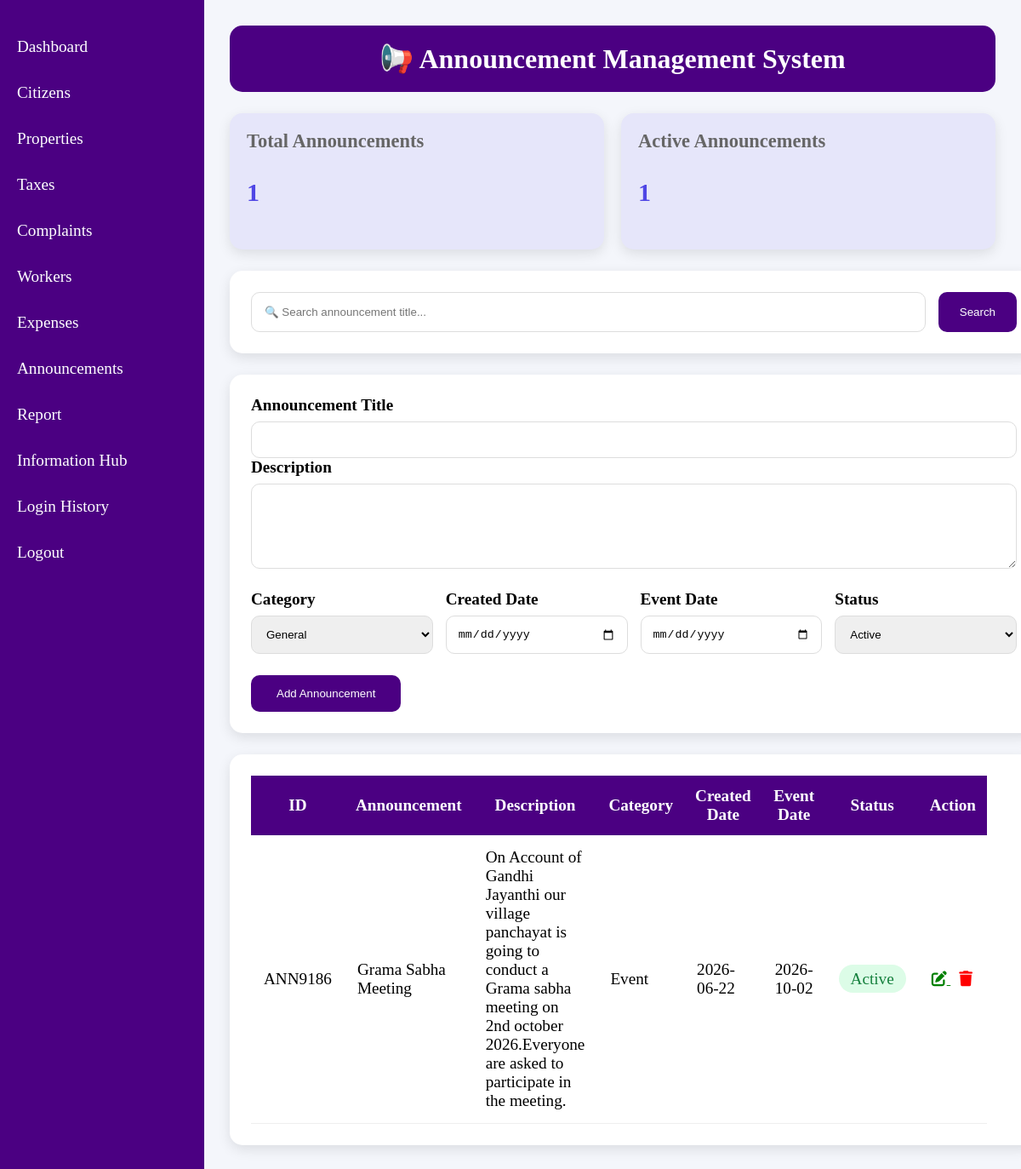
The page /admin/announcements.php (signed in) on the database its author committed.
### tables this page shows
CREATE TABLE `announcements` (
  `id` varchar(20) NOT NULL,
  `title` varchar(200) NOT NULL,
  `description` text DEFAULT NULL,
  `category` varchar(50) NOT NULL,
  `date` date NOT NULL,
  `status` varchar(20) NOT NULL,
  `event_date` date DEFAULT NULL
);

### admin/announcements.php (the view, shortened to what this page needs)
<?php
include("php/db.php");
$edit = null;
$query = "SELECT * FROM announcements WHERE 1=1";
$result = mysqli_query($conn,$query);
$total = mysqli_num_rows(mysqli_query($conn,"SELECT * FROM announcements"));
$active = mysqli_num_rows(mysqli_query($conn,"SELECT * FROM announcements WHERE status='Active'"));
?>
<!DOCTYPE html>
<html>
<head>
<link rel="stylesheet" href="https://cdnjs.cloudflare.com/ajax/libs/font-awesome/6.5.0/css/all.min.css">
</head>
<body>
<div class="sidebar">
    <ul>
    <li><a href="dashboard.php">Dashboard</a></li>
    <li><a href="citizens.php">Citizens</a></li>
    <li><a href="properties.php">Properties</a></li>
    <li><a href="taxes.php">Taxes</a></li>
    <li><a href="complaints.php">Complaints</a></li>
    <li><a href="workers.php">Workers</a></li>
    <li><a href="expenses.php">Expenses</a></li>
    <li><a href="announcements.php">Announcements</a></li>
    <li><a href="reports.php">Report</a></li>
    <li><a href="village_hub/village_dashboard.php">Information Hub</a></li>
    <li><a href="login_history.php">Login History</a></li>
    <li><a href="php/logout.php"> Logout </a><li>
    </ul>
</div>
<div class="main">
<div class="container">
    <div class="heading">
        📢 Announcement Management System
    </div>
    <div class="stats">
        <div class="card">
            <h3>Total Announcements</h3>
            <p><?= $total ?></p>
        </div>
        <div class="card">
            <h3>Active Announcements</h3>
            <p><?= $active ?></p>
        </div>
    </div>
    <div class="section">
        <form method="GET" class="search-bar">
            <input type="text" name="search"
                   placeholder="🔍 Search announcement title...">
            <button type="submit">
                Search
            </button>
        </form>
    </div>
    <div class="section form-box">
        <form method="POST">
            <div class="input-group">
                <label>Announcement Title</label>
                <input type="text"
                       name="title"
                       value="<?= $edit['title'] ?? '' ?>"
                       required>
            </div>
            <div class="input-group">
                <label>Description</label>
                <textarea name="description"><?= $edit['description'] ?? '' ?></textarea>
            </div>
            <div class="row">
                <div class="input-group">
                    <label>Category</label>
                    <select name="category">
                        <option>General</option>
                    </select>
                </div>
                <div class="input-group">
                    <label>Created Date</label>
                    <input type="date"
                           name="date"
                           value="<?= $edit['date'] ?? '' ?>"
                           required>
                </div>
                <div class="input-group">
                    <label>Event Date</label>
                    <input type="date"
                           name="event_date"
                           value="<?= $edit['event_date'] ?? '' ?>"
                           required>
                </div>
                <div class="input-group">
                    <label>Status</label>
                    <select name="status">
                        <option>Active</option>
                    </select>
                </div>
            </div>
            <div class="btn-area">
                <?php if($edit){ ?>
                    <button class="main-btn" name="update">
                        Update Announcement
                    </button>
                <?php } else { ?>
                    <button class="main-btn" name="add">
                        Add Announcement
                    </button>
                <?php } ?>
            </div>
        </form>
    </div>
    <div class="section">
        <table>
            <thead>
            <tr>
                <th>ID</th>
                <th>Announcement</th>
                <th>Description</th>
                <th>Category</th>
                <th>Created Date</th>
                <th>Event Date</th>
                <th>Status</th>
                <th>Action</th>
            </tr>
            </thead>
            <tbody>
            <?php while($row=mysqli_fetch_assoc($result)){ ?>
            <tr>
                <td><?= $row['id'] ?></td>
                <td><?= $row['title'] ?></td>
                <td><?= $row['description'] ?></td>
                <td><?= $row['category'] ?></td>
                <td><?= $row['date'] ?></td>
                <td><?= $row['event_date'] ?></td>
                <td>
                    <span class="status">
                        <?= $row['status'] ?>
                    </span>
                </td>
                <td>
                    <a href="?edit=<?= $row['id'] ?>"
                       class="edit-btn">
                        <i class="fas fa-edit"></i>
                    </a>
                    <a href="?delete=<?= $row['id'] ?>"
                       class="delete-btn"
                       onclick="return confirm('Delete?');">
                        <i class="fas fa-trash"></i>
                    </a>
                </td>
            </tr>
            <?php } ?>
            </tbody>
        </table>
    </div>
</div>
</body>
</html>

### admin/announcements.php (style rules this page uses)
body { background:#f4f6fb; font-family:'Playfair Display',serif; margin:0; padding:0; font-size: larger; }
.sidebar { width: 240px; height: 100%; background: indigo; color: white; padding-top: 15px; position: fixed; overflow-y:auto; }
.sidebar ul { list-style: none; padding: 0; }
.sidebar ul li { margin: 12px 0; }
.sidebar ul li a { padding: 10px 20px; display: block; color: white; text-decoration: none; }
.container { max-width:1400px; margin-left:240px; padding:30px; }
.heading { background:indigo; color:white; text-align:center; padding:20px; border-radius:15px; font-size:32px; font-weight:bold; margin-bottom:25px; }
.stats { display:flex; gap:20px; margin-bottom:25px; }
.card { background:lavender; flex:1; padding:20px; border-radius:15px; box-shadow:0 5px 15px rgba(0,0,0,.1); }
.card h3 { margin:0; color:#666; }
.card p { font-size:30px; color:#4f46e5; font-weight:bold; }
.section { background:white; padding:25px; width:100%; border-radius:15px; margin-bottom:25px; box-shadow:0 5px 15px rgba(0,0,0,.1); }
.search-bar { display:flex; gap:15px; }
.search-bar input { flex:1; padding:15px; border:1px solid #ddd; border-radius:10px; }
.search-bar button { background:indigo; color:white; border:none; padding:15px 25px; border-radius:10px; cursor:pointer; }
.input-group { flex:1; }
.input-group label { display:block; margin-bottom:8px; font-weight:600; }
input, textarea, select { width:100%; padding:13px; border:1px solid #ddd; border-radius:10px; box-sizing:border-box; }
textarea { height:100px; }
.row { display:flex; gap:15px; margin-top:20px; }
.btn-area { margin-top:25px; }
.main-btn { background:indigo; color:white; border:none; padding:14px 30px; border-radius:10px; cursor:pointer; }
table { width:90%; margin-left:0%; border-collapse:collapse; background:white; }
th { background:indigo; color:white; padding:13px; }
td { padding:15px; border-bottom:1px solid #eee; }
.edit-btn { color:green; font-size:18px; margin-right:10px; }
.delete-btn { color:red; font-size:18px; }
.status { background:#dcfce7; color:#15803d; padding:6px 14px; border-radius:20px; }

### rows shown on the page
announcements: id "ANN9186", title "Grama Sabha Meeting", description "On Account of Gandhi Jayanthi our village panchayat is going to conduct a Grama sabha meeting on 2nd october 2026.Everyone are asked to participate in the meeting.", category "Event", date "2026-06-22", event_date "2026-10-02", status "Active"

### other values the page prints
$total "1"
$active "1"
